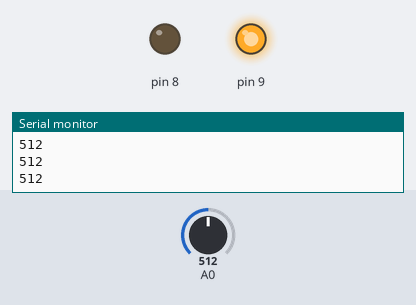
A sketch run on a simulated Arduino Uno, built with avr-gcc and run on an emulated ATmega328P. Parts: output pins drawn as LEDs (lit = HIGH), the last lines printed to the serial monitor. The inputs (shaded band) are chosen by the test bench; at power-on: A0 = 512.

Above: at 1.2 s.
1.3 s: A0 set to 417
2.8 s: A0 set to 386
At 3.8 s:
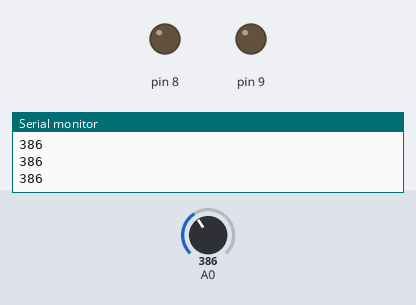
4.3 s: A0 set to 910
At 4.8 s:
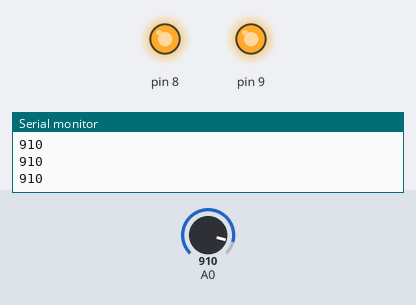
5.8 s: A0 set to 886
At 7.0 s:
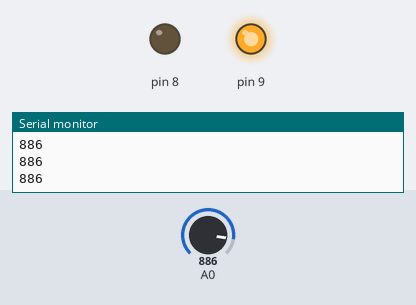
7.3 s: A0 set to 1023
At 8.3 s:
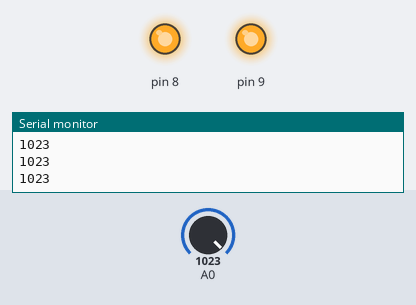
Timing chart, 0 to 9.8 s (numbered marks = the images above; inputs shaded):
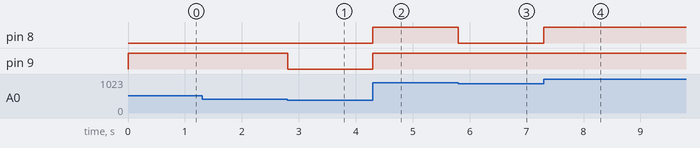

The sketch:

Leds_with_Potentiometer.ino
```cpp
void setup() {
  Serial.begin(9600);
  pinMode(8,OUTPUT);
  pinMode(9,OUTPUT);
}

void loop() {
  int sensorValue = analogRead(A0);
  if(sensorValue < 400){
    digitalWrite(8,LOW);
    digitalWrite(9,LOW);
  }
  else if(sensorValue >= 400 && sensorValue <= 900){
        digitalWrite(8,LOW);
        digitalWrite(9,HIGH);
  }
  else{
        digitalWrite(8,HIGH);
        digitalWrite(9,HIGH);
  }
  Serial.println(sensorValue);
}
```

Measured:
- the behaviour switches between 400 and 399 on A0 (found by bisection; images 0 and 1)
- the behaviour switches between 901 and 900 on A0 (found by bisection; images 2 and 3)
- after the input at 2.8 s, pin 9: HIGH → LOW at once
- after the input at 4.3 s, pin 8, pin 9: LOW → HIGH at once
- after the input at 5.8 s, pin 8: HIGH → LOW at once
- after the input at 7.3 s, pin 8: LOW → HIGH at once
